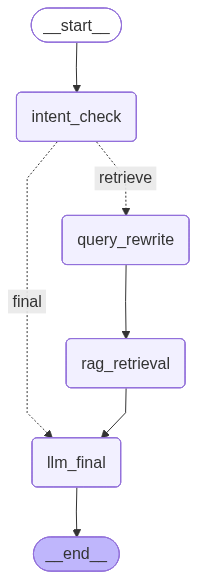

Write Python code to recreate this figure.
# -*- coding: utf-8 -*-
"""
可以執行 RAG 的 Graph
流程：START -> intent_check -> (需要RAG) -> query_rewrite -> rag_retrieval -> llm_final -> END
                            -> (不需要RAG) -> llm_final -> END
"""
from typing import TypedDict, List, Dict, Any
try:
    from typing import NotRequired  # Python 3.11+
except ImportError:
    from typing_extensions import NotRequired  # Python < 3.11

from langchain_core.messages import BaseMessage, SystemMessage
from langgraph.graph import StateGraph, START, END
from langgraph.graph.state import CompiledStateGraph
from loguru import logger

from app.modules.graphs.utils import (
    prepare_multimodal_message,
    parse_json_with_fallback,
    format_retrieval_results,
    extract_text_content,
)


class RAGGraphState(TypedDict):
    """RAG Graph 狀態"""
    # 對話歷史
    messages: List[BaseMessage]       # 完整對話歷史（最近 5 輪，用於最終回應）
    rewrite_context: List[BaseMessage] # 查詢重構用上下文（最近 3 輪）

    # 使用者輸入
    user_query: str                   # 當前使用者問題
    collection_ids: List[int]         # 選定的 Collections
    attachments: NotRequired[List[Dict[str, Any]]]  # 附件列表（Base64 格式）- 非必需欄位

    # 中間狀態
    need_rag: bool                    # 是否需要 RAG
    intent_reason: str                # 意圖判別理由
    sub_queries: List[Dict[str, str]] # 拆解並重寫後的子問題
    retrieval_results: List[Dict[str, Any]]  # 檢索結果

    # 最終輸出
    final_response: str               # 最終回應

    # 自訂提示詞
    custom_system_prompt: NotRequired[str]  # 自訂系統提示詞 - 非必需欄位


def create_rag_graph(settings, llm_provider, retrieval_service) -> CompiledStateGraph:
    """
    建立 RAG Graph

    Args:
        settings: 應用設定物件（來自 core.config）
        llm_provider: LLM Provider 實例
        retrieval_service: RetrievalService 實例

    Returns:
        CompiledStateGraph: 編譯後的 Graph

    注意：
        - 符合 LangGraph 1.0 最佳實踐
        - 使用輔助函數消除代碼重複
        - 支援多模態輸入（文字 + 圖片）
    """
    # 取得 LangChain LLM 實例
    llm = llm_provider.to_langchain_llm()

    # ==================== 節點定義 ====================

    async def intent_check_node(state: RAGGraphState) -> RAGGraphState:
        """
        意圖判別節點：判斷是否需要進入 RAG 檢索流程（異步）

        使用最近 3 輪對話作為上下文，支援多模態輸入。
        """
        # 構建系統提示
        system_prompt = """你是一個意圖分析專家。請分析使用者的問題，判斷是否需要查詢知識庫。

判斷標準：
1. 需要 RAG (need_rag=true)：
   - 詢問專業知識、文件內容、技術細節
   - 需要引用具體資料或文獻
   - 與特定領域相關的深入問題

2. 不需要 RAG (need_rag=false)：
   - 問候、閒聊、感謝等社交對話
   - 常識性問題（如：天空為什麼是藍色）
   - 簡單的數學計算
   - 關於你自己的問題（如：你是誰、你能做什麼）

請以 JSON 格式回答：
{
    "need_rag": true/false,
    "reason": "判斷理由說明"
}
"""

        # 準備訊息（最近 3 輪對話）
        messages = [SystemMessage(content=system_prompt)]
        messages.extend(state["rewrite_context"])

        # 使用輔助函數準備使用者訊息（支援多模態）
        user_message = prepare_multimodal_message(
            user_query=state["user_query"],
            attachments=state.get("attachments"),
            message_prefix="使用者問題："
        )
        messages.append(user_message)

        # 呼叫 LLM（異步）
        response = await llm.ainvoke(messages)

        # 使用輔助函數解析 JSON 回應
        fallback_value = {
            "need_rag": True,
            "reason": "無法解析意圖，預設進入 RAG 流程"
        }
        result, success = parse_json_with_fallback(
            response_content=extract_text_content(response.content),
            fallback_value=fallback_value,
            context="意圖判別",
            user_query=state["user_query"]
        )

        need_rag = result.get("need_rag", True)
        reason = result.get("reason", "")

        return {
            **state,
            "need_rag": need_rag,
            "intent_reason": reason
        }

    async def query_decompose_rewrite_node(state: RAGGraphState) -> RAGGraphState:
        """
        查詢重構節點：（異步）
        1. 拆解複雜問題為多個子問題
        2. 重寫每個子問題為檢索友好的形式

        使用最近 3 輪對話作為上下文，支援多模態輸入。
        """
        system_prompt = """你是一個查詢優化專家。請執行以下任務：

任務 1：問題拆解
- 如果使用者問題包含多個獨立的子問題，請將其拆解
- 如果是簡單問題，保持原樣不拆分
- 每個子問題應該是可以獨立檢索的

任務 2：查詢重寫
- 將每個子問題改寫為更適合檢索的形式
- 加入關鍵字、消除歧義、補充必要的上下文
- 使用明確的術語，避免代詞（如：這個、那個）

請以 JSON 格式回答：
{
    "sub_queries": [
        {
            "original": "原始子問題",
            "rewritten": "重寫後的檢索查詢"
        },
        ...
    ]
}

範例：
使用者問題：「剛才提到的那個模型的參數設定是什麼？」
對話上下文：上一輪提到了 BERT 模型

輸出：
{
    "sub_queries": [
        {
            "original": "剛才提到的那個模型的參數設定是什麼？",
            "rewritten": "BERT 模型的超參數配置和訓練參數設定"
        }
    ]
}
"""

        # 準備訊息（最近 3 輪對話）
        messages = [SystemMessage(content=system_prompt)]
        messages.extend(state["rewrite_context"])

        # 使用輔助函數準備使用者訊息（支援多模態）
        user_message = prepare_multimodal_message(
            user_query=state["user_query"],
            attachments=state.get("attachments"),
            message_prefix="使用者問題："
        )
        messages.append(user_message)

        # 呼叫 LLM（異步）
        response = await llm.ainvoke(messages)

        # 使用輔助函數解析 JSON 回應
        fallback_value = {
            "sub_queries": [{
                "original": state["user_query"],
                "rewritten": state["user_query"]
            }]
        }
        result, success = parse_json_with_fallback(
            response_content=extract_text_content(response.content),
            fallback_value=fallback_value,
            context="查詢重構",
            user_query=state["user_query"]
        )

        sub_queries = result.get("sub_queries", fallback_value["sub_queries"])

        return {
            **state,
            "sub_queries": sub_queries
        }

    async def rag_retrieval_node(state: RAGGraphState) -> RAGGraphState:
        """
        RAG 檢索節點：
        並行檢索所有子問題 × 所有 Collections，合併並重排序結果
        """
        # 準備查詢列表（使用重寫後的查詢）
        queries = [sq["rewritten"] for sq in state["sub_queries"]]

        # 呼叫 RetrievalService 進行檢索
        documents = await retrieval_service.cross_collection_search(
            queries=queries,
            collection_ids=state["collection_ids"],
            top_k=settings.RAG_RETRIEVER_TOP_K,  # 每個查詢取前 RAG_RETRIEVER_TOP_K 個結果
        )

        # 將 Document 對象轉換為字典格式
        results = [doc.to_dict() for doc in documents]

        return {
            **state,
            "retrieval_results": results
        }

    async def llm_final_node(state: RAGGraphState) -> RAGGraphState:
        """
        LLM 最終回應節點：（異步）

        基於檢索結果（如有）和最近 N 輪對話歷史生成最終回應，
        N 由 settings.GRAPH_MEMORY_TURNS 決定。支援多模態輸入，支援自訂提示詞。
        """
        # 判斷是否有檢索結果
        has_retrieval = state.get("retrieval_results") and len(state["retrieval_results"]) > 0

        # 構建系統提示詞
        if state.get("custom_system_prompt"):
            # 使用自訂提示詞作為基礎
            system_prompt = state["custom_system_prompt"]

            # 如果有檢索結果，附加到自訂提示詞後面
            if has_retrieval:
                formatted_results = format_retrieval_results(
                    results=state["retrieval_results"],
                    include_scores=True
                )
                system_prompt += f"\n\n---\n\n檢索到的知識：\n{formatted_results}"
        else:
            # 使用預設提示詞
            if has_retrieval:
                # 有檢索結果 - 使用輔助函數格式化
                system_prompt = """你是一個專業的助手。請基於以下檢索到的知識回答使用者問題。

重要規則：
1. 優先使用檢索結果中的資訊
2. 如果檢索結果與問題不相關，請誠實說明並基於常識回答
3. 引用資訊時可以提及來源（如：根據文件 XXX）
4. 用繁體中文回答，語氣專業友善
5. 回答要結構化、清晰易懂

檢索到的知識：
"""
                # 使用輔助函數格式化檢索結果
                formatted_results = format_retrieval_results(
                    results=state["retrieval_results"],
                    include_scores=True
                )
                system_prompt += formatted_results
            else:
                # 無檢索結果（直接對話）
                system_prompt = """你是一個專業的助手。請基於對話歷史回答使用者問題。

重要規則：
1. 用繁體中文回答，語氣專業友善
2. 如果不確定答案，請誠實說明
3. 回答要結構化、清晰易懂
"""

        # 準備訊息（最近 N 輪對話）
        messages = [SystemMessage(content=system_prompt)]
        messages.extend(state["messages"])

        # 使用輔助函數準備使用者訊息（支援多模態）
        user_message = prepare_multimodal_message(
            user_query=state["user_query"],
            attachments=state.get("attachments")
        )
        messages.append(user_message)

        # 呼叫 LLM（異步）
        response = await llm.ainvoke(messages)

        return {
            **state,
            "final_response": extract_text_content(response.content)
        }

    # ==================== 條件邊定義 ====================

    def should_retrieve(state: RAGGraphState) -> str:
        """決定是否進入 RAG 檢索流程"""
        return "retrieve" if state["need_rag"] else "final"

    # ==================== 組裝 Graph ====================

    # 建立 Graph
    graph = StateGraph(RAGGraphState)

    # 新增節點
    graph.add_node("intent_check", intent_check_node)
    graph.add_node("query_rewrite", query_decompose_rewrite_node)
    graph.add_node("rag_retrieval", rag_retrieval_node)
    graph.add_node("llm_final", llm_final_node)

    # 新增邊（使用 START 常數）
    graph.add_edge(START, "intent_check")

    # 新增條件邊
    graph.add_conditional_edges(
        "intent_check",
        should_retrieve,
        {
            "retrieve": "query_rewrite",  # 需要 RAG
            "final": "llm_final"          # 不需要 RAG
        }
    )

    # 新增固定邊
    graph.add_edge("query_rewrite", "rag_retrieval")
    graph.add_edge("rag_retrieval", "llm_final")
    graph.add_edge("llm_final", END)

    return graph.compile()


# ============ 主程式 (用於生成流程圖) ============
# 在backend目錄下使用模組方式執行
# uv run python -m app.modules.graphs.definitions.rag_graph
if __name__ == "__main__":
    from pathlib import Path
    import sys
    import asyncio

    # Windows 平台修正
    if sys.platform == 'win32':
        asyncio.set_event_loop_policy(asyncio.WindowsSelectorEventLoopPolicy())

    # 添加專案路徑 (backend 目錄)
    # rag_graph.py 在: backend/app/modules/graphs/definitions/
    # 需要回到 backend/ 目錄
    backend_root = Path(__file__).parent.parent.parent.parent.parent
    sys.path.insert(0, str(backend_root))

    from app.core.config import settings
    from app.llm.factory import LLMProviderFactory
    from app.core.resource_manager import get_resource_manager

    print("=" * 60)
    print("生成 RAG Graph 流程圖...")
    print("=" * 60)

    async def main():
        # 初始化 ResourceManager (需要 RetrievalService)
        rm = get_resource_manager()
        print("[INFO] 正在初始化系統資源 (需要載入 AI 模型)...")
        await rm.initialize()

        # 建立 LLM Provider
        llm_provider = rm.llm_provider
        print(f"[OK] LLM Provider 初始化完成: {type(llm_provider).__name__}")

        # 建立 RetrievalService
        from app.modules.retrieval.service import RetrievalService
        retrieval_service = RetrievalService(hybrid_retriever=rm.hybrid_retriever)
        print("[OK] RetrievalService 建立完成")

        # 建立 Graph
        app = create_rag_graph(settings, llm_provider, retrieval_service)
        print("[OK] RAG Graph 建立完成")

        # 生成流程圖並儲存為 PNG
        output_path = Path(__file__).parent / "rag_graph.png"

        try:
            # 取得 Mermaid 圖表並轉換為 PNG
            png_data = app.get_graph().draw_mermaid_png()

            with open(output_path, "wb") as f:
                f.write(png_data)

            print(f"[OK] 流程圖已生成: {output_path}")
            print("=" * 60)
        except Exception as e:
            print(f"[ERROR] 生成流程圖失敗: {e}")
            print("提示: 請確保已安裝 graphviz 和相關依賴")
            print("=" * 60)
            sys.exit(1)
        finally:
            # 清理資源
            await rm.cleanup()

    # 執行
    asyncio.run(main())
